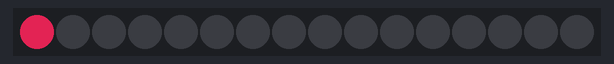
A sketch run on a simulated Arduino Uno, built with avr-gcc and run on an emulated ATmega328P. Parts: 16 RGB LEDs in strip order, left to right. Dim RGB values are drawn brighter than linear; the strip is taken to match the declared colour order; random numbers use the default seed unless the sketch sets one; what the sketch prints to the serial monitor is not drawn.

Above: at 1.66 s.
At 6.2 s:
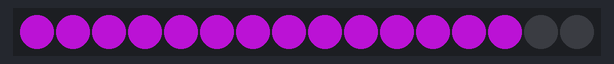
At 10.83 s:
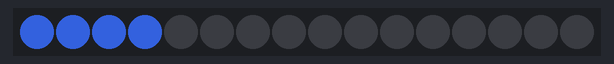
At 20.71 s:
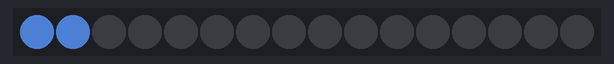
At 30.29 s:
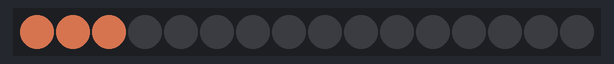
At 39.87 s:
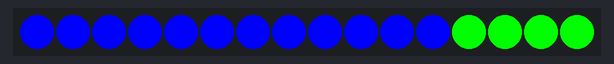

The sketch:

test_led.ino
```cpp
#include <Adafruit_NeoPixel.h>

#define PIN 5             // Pin connected to the NeoPixel strip
#define LED_NUMBER 16     // Number of LEDs in the strip
#define FORWARD 1         // Direction forward
#define REVERSE 2         // Direction reverse

// Initialize the NeoPixel strip
Adafruit_NeoPixel strip = Adafruit_NeoPixel(LED_NUMBER, PIN, NEO_RGB + NEO_KHZ800);

// Setup function to run once
void setup() {
  Serial.begin(115200);
  Serial.println("Arduino Strip RGB LED Initialized");
  strip.begin();
  strip.show(); // Initialize all pixels to 'off'
}

// Main loop function
void loop() {
  clearStrip(100, REVERSE);                      // Clear the strip in reverse direction
  rainbow(100, FORWARD);                         // Display rainbow colors in forward direction
  clearStrip(100, REVERSE);                      // Clear the strip in reverse direction
  fillStrip(strip.Color(255, 0, 0), 100, FORWARD); // Fill strip with red
  fillStrip(strip.Color(0, 255, 0), 100, FORWARD); // Fill strip with green
  fillStrip(strip.Color(0, 0, 255), 100, FORWARD); // Fill strip with blue
}

// Function to display a rainbow effect
void rainbow(int wait, int direction) {
  int first, last;
  setDirection(&first, &last, direction);

  byte color[3];
  byte count = 0;

  for (int i = 0; i < 10; i++) {
    color[count] = random(256); // Random base color
    byte a0 = count + random(1) + 1;
    color[a0 % 3] = random(256 - color[count]);
    color[(a0 + 1) % 3] = 255 - color[a0 % 3] - color[count];
    count = (count + random(15)) % 3; // Avoid repeating patterns

    fillStrip(strip.Color(color[0], color[1], color[2]), wait, direction);

    if (direction == FORWARD) {
      clearStrip(wait, REVERSE);
    } else {
      clearStrip(wait, FORWARD);
    }
  }
}

// Function to fill the strip with a specified color
void fillStrip(uint32_t color, int wait, int direction) {
  int first, last;
  setDirection(&first, &last, direction);

  for (int p = first; p <= last; p++) {
    strip.setPixelColor(abs(p), color);
    strip.show();
    delay(wait);
  }
}

// Function to clear the strip (turn off all LEDs)
void clearStrip(int wait, int direction) {
  int first, last;
  setDirection(&first, &last, direction);

  for (int p = first; p <= last; p++) {
    strip.setPixelColor(abs(p), 0);
    strip.show();
    delay(wait);
  }
}

// Function to set the direction (FORWARD or REVERSE) for the LED operations
void setDirection(int *first, int *last, int direction) {
  if (direction == FORWARD) {
    *first = 0;
    *last = LED_NUMBER - 1;
  } else {
    *first = -LED_NUMBER + 1;
    *last = 0;
  }
}
```
